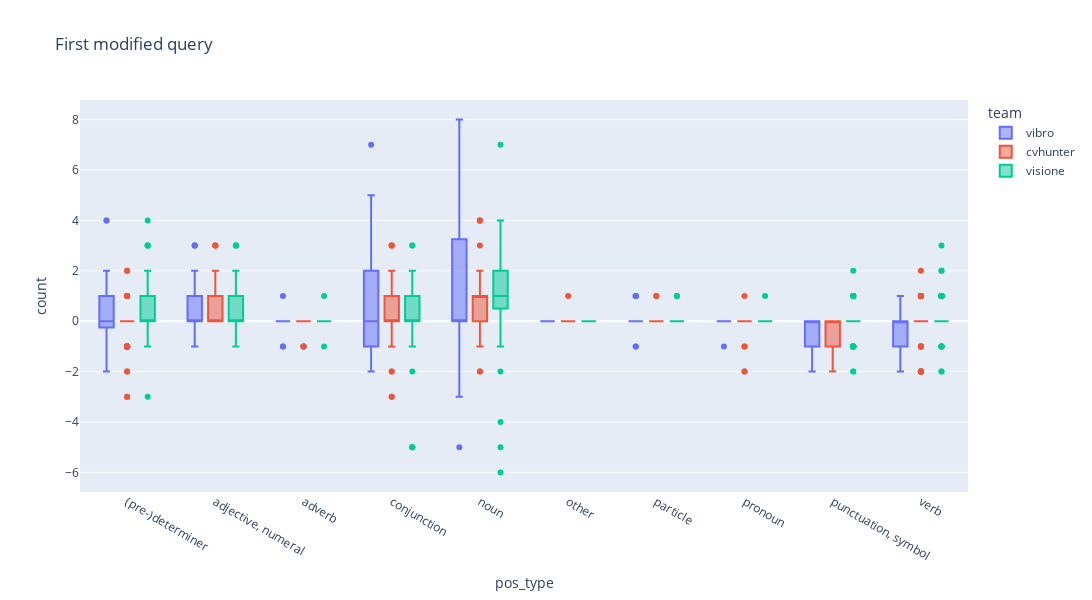
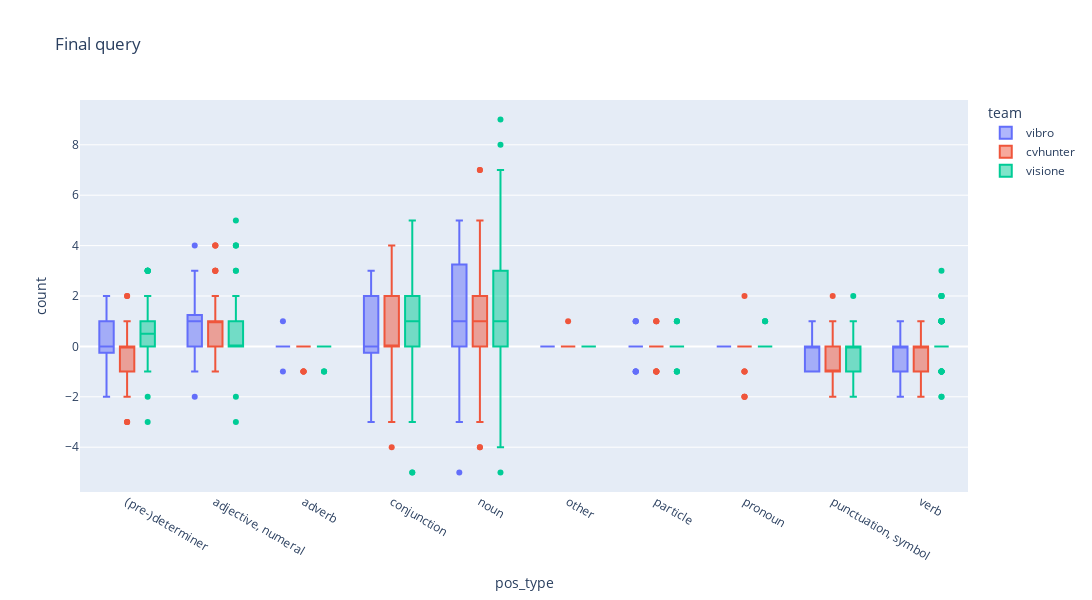
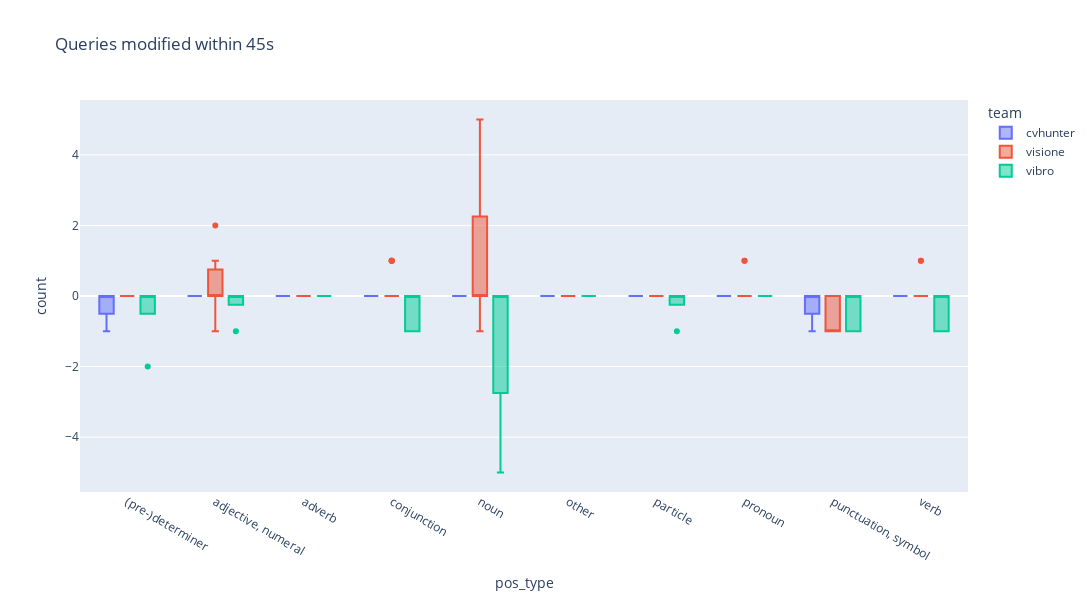

Here is the notebook cell these charts were saved with, in order:
### Code cell
boxplot_pos_diff(first_mod_query,"First modified query","first_mod_query")
boxplot_pos_diff(last_query,"Final query","last_query")
boxplot_pos_diff(initial_query,"Queries modified within 45s","within45")

### Figure 1 — Plotly figure (JSON) as saved in the notebook; plotly's stock layout.template omitted (floating-point values rounded to 4 significant figures; data arrays with more than 128 entries replaced by an {"elided": "..."} marker saying what was removed)
{"data": [{"alignmentgroup": "True", "hovertemplate": "team=vibro<br>pos_type=%{x}<br>count=%{y}<extra></extra>", "legendgroup": "vibro", "marker": {"color": "#636efa"}, "name": "vibro", "notched": false, "offsetgroup": "vibro", "orientation": "v", "showlegend": true, "type": "box", "x": {"elided": "290 str values"}, "x0": " ", "xaxis": "x", "y": {"elided": "290 int values"}, "y0": " ", "yaxis": "y"}, {"alignmentgroup": "True", "hovertemplate": "team=cvhunter<br>pos_type=%{x}<br>count=%{y}<extra></extra>", "legendgroup": "cvhunter", "marker": {"color": "#EF553B"}, "name": "cvhunter", "notched": false, "offsetgroup": "cvhunter", "orientation": "v", "showlegend": true, "type": "box", "x": {"elided": "1020 str values"}, "x0": " ", "xaxis": "x", "y": {"elided": "1020 int values"}, "y0": " ", "yaxis": "y"}, {"alignmentgroup": "True", "hovertemplate": "team=visione<br>pos_type=%{x}<br>count=%{y}<extra></extra>", "legendgroup": "visione", "marker": {"color": "#00cc96"}, "name": "visione", "notched": false, "offsetgroup": "visione", "orientation": "v", "showlegend": true, "type": "box", "x": {"elided": "920 str values"}, "x0": " ", "xaxis": "x", "y": {"elided": "920 int values"}, "y0": " ", "yaxis": "y"}], "layout": {"boxmode": "group", "height": 600, "legend": {"title": {"text": "team"}, "tracegroupgap": 0}, "title": {"text": "First modified query"}, "width": 1200, "xaxis": {"anchor": "y", "autorange": true, "domain": [0, 1], "range": [-0.5303, 9.53], "title": {"text": "pos_type"}, "type": "category"}, "yaxis": {"anchor": "x", "autorange": true, "domain": [0, 1], "range": [-6.778, 8.778], "title": {"text": "count"}, "type": "linear"}}}

### Figure 2 — Plotly figure (JSON) as saved in the notebook; plotly's stock layout.template omitted (floating-point values rounded to 4 significant figures; data arrays with more than 128 entries replaced by an {"elided": "..."} marker saying what was removed)
{"data": [{"alignmentgroup": "True", "hovertemplate": "team=vibro<br>pos_type=%{x}<br>count=%{y}<extra></extra>", "legendgroup": "vibro", "marker": {"color": "#636efa"}, "name": "vibro", "notched": false, "offsetgroup": "vibro", "orientation": "v", "showlegend": true, "type": "box", "x": {"elided": "290 str values"}, "x0": " ", "xaxis": "x", "y": {"elided": "290 int values"}, "y0": " ", "yaxis": "y"}, {"alignmentgroup": "True", "hovertemplate": "team=cvhunter<br>pos_type=%{x}<br>count=%{y}<extra></extra>", "legendgroup": "cvhunter", "marker": {"color": "#EF553B"}, "name": "cvhunter", "notched": false, "offsetgroup": "cvhunter", "orientation": "v", "showlegend": true, "type": "box", "x": {"elided": "1020 str values"}, "x0": " ", "xaxis": "x", "y": {"elided": "1020 int values"}, "y0": " ", "yaxis": "y"}, {"alignmentgroup": "True", "hovertemplate": "team=visione<br>pos_type=%{x}<br>count=%{y}<extra></extra>", "legendgroup": "visione", "marker": {"color": "#00cc96"}, "name": "visione", "notched": false, "offsetgroup": "visione", "orientation": "v", "showlegend": true, "type": "box", "x": {"elided": "920 str values"}, "x0": " ", "xaxis": "x", "y": {"elided": "920 int values"}, "y0": " ", "yaxis": "y"}], "layout": {"boxmode": "group", "height": 600, "legend": {"title": {"text": "team"}, "tracegroupgap": 0}, "title": {"text": "Final query"}, "width": 1200, "xaxis": {"anchor": "y", "autorange": true, "domain": [0, 1], "range": [-0.5303, 9.53], "title": {"text": "pos_type"}, "type": "category"}, "yaxis": {"anchor": "x", "autorange": true, "domain": [0, 1], "range": [-5.778, 9.778], "title": {"text": "count"}, "type": "linear"}}}

### Figure 3 — Plotly figure (JSON) as saved in the notebook; plotly's stock layout.template omitted (floating-point values rounded to 4 significant figures; data arrays with more than 128 entries replaced by an {"elided": "..."} marker saying what was removed)
{"data": [{"alignmentgroup": "True", "hovertemplate": "team=cvhunter<br>pos_type=%{x}<br>count=%{y}<extra></extra>", "legendgroup": "cvhunter", "marker": {"color": "#636efa"}, "name": "cvhunter", "notched": false, "offsetgroup": "cvhunter", "orientation": "v", "showlegend": true, "type": "box", "x": ["(pre-)determiner", "(pre-)determiner", "(pre-)determiner", "(pre-)determiner", "(pre-)determiner", "(pre-)determiner", "(pre-)determiner", "(pre-)determiner", "adjective, numeral", "adjective, numeral", "adjective, numeral", "adjective, numeral", "adjective, numeral", "adjective, numeral", "adjective, numeral", "adjective, numeral", "adverb", "adverb", "adverb", "adverb", "adverb", "adverb", "adverb", "adverb", "conjunction", "conjunction", "conjunction", "conjunction", "conjunction", "conjunction", "conjunction", "conjunction", "noun", "noun", "noun", "noun", "noun", "noun", "noun", "noun", "other", "other", "other", "other", "other", "other", "other", "other", "particle", "particle", "particle", "particle", "particle", "particle", "particle", "particle", "pronoun", "pronoun", "pronoun", "pronoun", "pronoun", "pronoun", "pronoun", "pronoun", "punctuation, symbol", "punctuation, symbol", "punctuation, symbol", "punctuation, symbol", "punctuation, symbol", "punctuation, symbol", "punctuation, symbol", "punctuation, symbol", "verb", "verb", "verb", "verb", "verb", "verb", "verb", "verb"], "x0": " ", "xaxis": "x", "y": [0, 0, 0, -1, -1, 0, 0, 0, 0, 0, 0, 0, 0, 0, 0, 0, 0, 0, 0, 0, 0, 0, 0, 0, 0, 0, 0, 0, 0, 0, 0, 0, 0, 0, 0, 0, 0, 0, 0, 0, 0, 0, 0, 0, 0, 0, 0, 0, 0, 0, 0, 0, 0, 0, 0, 0, 0, 0, 0, 0, 0, 0, 0, 0, 0, -1, 0, 0, 0, 0, -1, 0, 0, 0, 0, 0, 0, 0, 0, 0], "y0": " ", "yaxis": "y"}, {"alignmentgroup": "True", "hovertemplate": "team=visione<br>pos_type=%{x}<br>count=%{y}<extra></extra>", "legendgroup": "visione", "marker": {"color": "#EF553B"}, "name": "visione", "notched": false, "offsetgroup": "visione", "orientation": "v", "showlegend": true, "type": "box", "x": {"elided": "190 str values"}, "x0": " ", "xaxis": "x", "y": {"elided": "190 int values"}, "y0": " ", "yaxis": "y"}, {"alignmentgroup": "True", "hovertemplate": "team=vibro<br>pos_type=%{x}<br>count=%{y}<extra></extra>", "legendgroup": "vibro", "marker": {"color": "#00cc96"}, "name": "vibro", "notched": false, "offsetgroup": "vibro", "orientation": "v", "showlegend": true, "type": "box", "x": ["(pre-)determiner", "(pre-)determiner", "(pre-)determiner", "(pre-)determiner", "(pre-)determiner", "adjective, numeral", "adjective, numeral", "adjective, numeral", "adjective, numeral", "adjective, numeral", "adverb", "adverb", "adverb", "adverb", "adverb", "conjunction", "conjunction", "conjunction", "conjunction", "conjunction", "noun", "noun", "noun", "noun", "noun", "other", "other", "other", "other", "other", "particle", "particle", "particle", "particle", "particle", "pronoun", "pronoun", "pronoun", "pronoun", "pronoun", "punctuation, symbol", "punctuation, symbol", "punctuation, symbol", "punctuation, symbol", "punctuation, symbol", "verb", "verb", "verb", "verb", "verb"], "x0": " ", "xaxis": "x", "y": [0, -2, 0, 0, 0, 0, -1, 0, 0, 0, 0, 0, 0, 0, 0, -1, 0, 0, 0, -1, -2, 0, -5, 0, 0, 0, 0, 0, 0, 0, 0, 0, -1, 0, 0, 0, 0, 0, 0, 0, -1, 0, 0, -1, 0, 0, 0, -1, 0, -1], "y0": " ", "yaxis": "y"}], "layout": {"boxmode": "group", "height": 600, "legend": {"title": {"text": "team"}, "tracegroupgap": 0}, "title": {"text": "Queries modified within 45s"}, "width": 1200, "xaxis": {"anchor": "y", "autorange": true, "domain": [0, 1], "range": [-0.5303, 9.53], "title": {"text": "pos_type"}, "type": "category"}, "yaxis": {"anchor": "x", "autorange": true, "domain": [0, 1], "range": [-5.556, 5.556], "title": {"text": "count"}, "type": "linear"}}}
